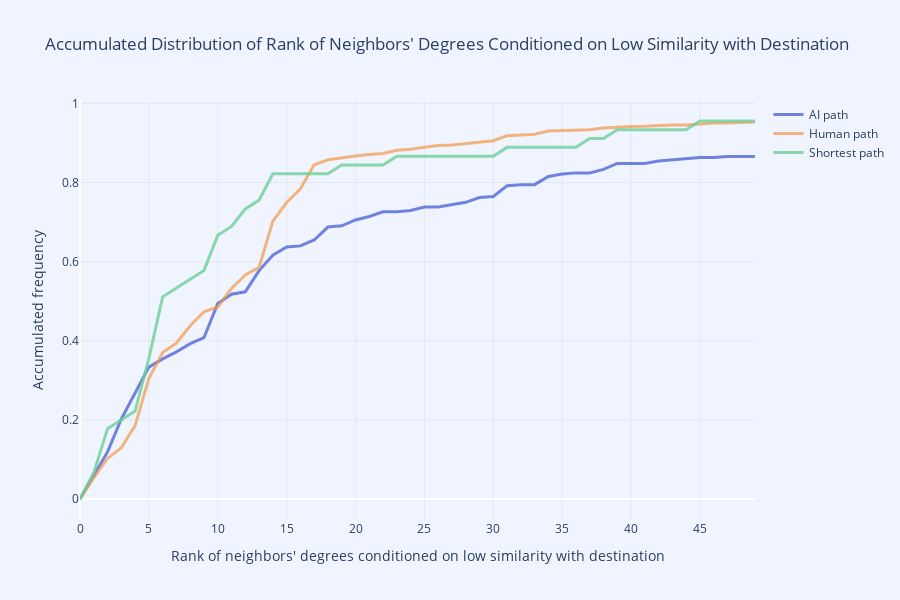

The code cell stored with this chart in its notebook:
### Code cell
import plotly.graph_objects as go
import numpy as np

# Convert scores to integers
ai_scores = np.sort(np.array(ai_scores, dtype=int))                 # Convert AI scores to integers
human_scores = np.sort(np.array(human_scores, dtype=int))           # Convert Human scores to integers
optimal_scores_sorted = np.sort(np.array(optimal_scores, dtype=int))       # Convert Optimal scores to integers

# Calculate the frequency
ai_scores_freq = np.bincount(ai_scores)
human_scores_freq = np.bincount(human_scores)
optimal_scores_freq = np.bincount(optimal_scores_sorted)

# Calculate the accumulated frequency
ai_scores_accumulated = np.cumsum(ai_scores_freq) / len(ai_scores)
human_scores_accumulated = np.cumsum(human_scores_freq) / len(human_scores)
optimal_scores_accumulated = np.cumsum(optimal_scores_freq) / len(optimal_scores_sorted)

# Plot the accumulated distribution (only first 50 ranks)
fig = go.Figure()

# AI path
fig.add_trace(go.Scatter(
    x=list(range(50)),
    y=ai_scores_accumulated[:50],
    mode='lines',
    name='AI path',
    line=dict(color="rgba(58, 85, 209, 0.7)", width=3)  # PRIMARY_BLUE
))

# Human path
fig.add_trace(go.Scatter(
    x=list(range(50)),
    y=human_scores_accumulated[:50],
    mode='lines',
    name='Human path',
    line=dict(color="rgba(242, 153, 74, 0.7)", width=3)  # SOFT_ORANGE
))

# Shortest path
fig.add_trace(go.Scatter(
    x=list(range(50)),
    y=optimal_scores_accumulated[:50],
    mode='lines',
    name='Shortest path',
    line=dict(color="rgba(111, 207, 151, 0.8)", width=3)  # LIGHT_GREEN
))

# Update layout for aesthetics
fig.update_layout(
    title="Accumulated Distribution of Rank of Neighbors' Degrees Conditioned on Low Similarity with Destination",
    xaxis_title="Rank of neighbors' degrees conditioned on low similarity with destination",
    yaxis_title="Accumulated frequency",
    plot_bgcolor="rgba(240, 244, 255, 1)",  # Background
    paper_bgcolor="rgba(240, 244, 255, 1)",  # Paper background
    font=dict(size=12),
    width=900,   # Fixed width
    height=600   # Fixed height
)

# Update grid line styles
fig.update_xaxes(showgrid=True, gridcolor="rgba(224, 232, 240, 1)", dtick=5)
fig.update_yaxes(showgrid=True, gridcolor="rgba(224, 232, 240, 1)")

# Show the interactive plot
fig.show()
# pio.write_html(fig, "img/accumulated_distribution_of_rank_of_neighbors_conditioned_on_low_similiarity.html", full_html=True)

### Figure 1 — Plotly figure (JSON) as saved in the notebook; plotly's stock layout.template omitted (floating-point values rounded to 4 significant figures)
{"data": [{"line": {"color": "rgba(58, 85, 209, 0.7)", "width": 3}, "mode": "lines", "name": "AI path", "type": "scatter", "x": [0, 1, 2, 3, 4, 5, 6, 7, 8, 9, 10, 11, 12, 13, 14, 15, 16, 17, 18, 19, 20, 21, 22, 23, 24, 25, 26, 27, 28, 29, 30, 31, 32, 33, 34, 35, 36, 37, 38, 39, 40, 41, 42, 43, 44, 45, 46, 47, 48, 49], "y": [0, 0.05952, 0.119, 0.2024, 0.2679, 0.3333, 0.3542, 0.372, 0.3929, 0.4077, 0.494, 0.5179, 0.5238, 0.5774, 0.6161, 0.6369, 0.6399, 0.6548, 0.6875, 0.6905, 0.7054, 0.7143, 0.7262, 0.7262, 0.7292, 0.7381, 0.7381, 0.744, 0.75, 0.7619, 0.7649, 0.7917, 0.7946, 0.7946, 0.8155, 0.8214, 0.8244, 0.8244, 0.8333, 0.8482, 0.8482, 0.8482, 0.8542, 0.8571, 0.8601, 0.8631, 0.8631, 0.8661, 0.8661, 0.8661]}, {"line": {"color": "rgba(242, 153, 74, 0.7)", "width": 3}, "mode": "lines", "name": "Human path", "type": "scatter", "x": [0, 1, 2, 3, 4, 5, 6, 7, 8, 9, 10, 11, 12, 13, 14, 15, 16, 17, 18, 19, 20, 21, 22, 23, 24, 25, 26, 27, 28, 29, 30, 31, 32, 33, 34, 35, 36, 37, 38, 39, 40, 41, 42, 43, 44, 45, 46, 47, 48, 49], "y": [0, 0.05316, 0.1025, 0.1297, 0.1854, 0.3044, 0.3703, 0.3943, 0.438, 0.4734, 0.4854, 0.5323, 0.5665, 0.5854, 0.7025, 0.7494, 0.7842, 0.8449, 0.8576, 0.8614, 0.8671, 0.8709, 0.8734, 0.8816, 0.8842, 0.8892, 0.8937, 0.8949, 0.8987, 0.9038, 0.9057, 0.9184, 0.9209, 0.9222, 0.9304, 0.9316, 0.9316, 0.9335, 0.938, 0.9405, 0.9418, 0.9424, 0.9443, 0.9456, 0.9456, 0.9481, 0.9506, 0.9506, 0.9513, 0.9532]}, {"line": {"color": "rgba(111, 207, 151, 0.8)", "width": 3}, "mode": "lines", "name": "Shortest path", "type": "scatter", "x": [0, 1, 2, 3, 4, 5, 6, 7, 8, 9, 10, 11, 12, 13, 14, 15, 16, 17, 18, 19, 20, 21, 22, 23, 24, 25, 26, 27, 28, 29, 30, 31, 32, 33, 34, 35, 36, 37, 38, 39, 40, 41, 42, 43, 44, 45, 46, 47, 48, 49], "y": [0, 0.06667, 0.1778, 0.2, 0.2222, 0.3556, 0.5111, 0.5333, 0.5556, 0.5778, 0.6667, 0.6889, 0.7333, 0.7556, 0.8222, 0.8222, 0.8222, 0.8222, 0.8222, 0.8444, 0.8444, 0.8444, 0.8444, 0.8667, 0.8667, 0.8667, 0.8667, 0.8667, 0.8667, 0.8667, 0.8667, 0.8889, 0.8889, 0.8889, 0.8889, 0.8889, 0.8889, 0.9111, 0.9111, 0.9333, 0.9333, 0.9333, 0.9333, 0.9333, 0.9333, 0.9556, 0.9556, 0.9556, 0.9556, 0.9556]}], "layout": {"font": {"size": 12}, "height": 600, "paper_bgcolor": "rgba(240, 244, 255, 1)", "plot_bgcolor": "rgba(240, 244, 255, 1)", "title": {"text": "Accumulated Distribution of Rank of Neighbors' Degrees Conditioned on Low Similarity with Destination"}, "width": 900, "xaxis": {"dtick": 5, "gridcolor": "rgba(224, 232, 240, 1)", "showgrid": true, "title": {"text": "Rank of neighbors' degrees conditioned on low similarity with destination"}}, "yaxis": {"gridcolor": "rgba(224, 232, 240, 1)", "showgrid": true, "title": {"text": "Accumulated frequency"}}}}
